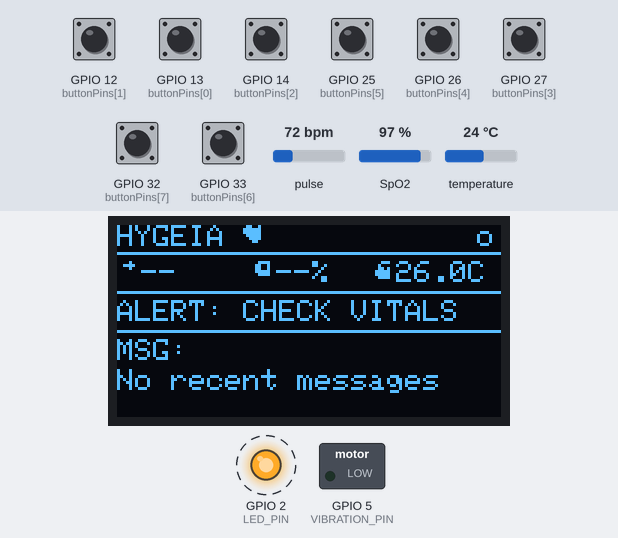
This sketch was run on a simulated ESP32. Shown: 128×64 one-colour display, switched loads named in the sketch (green lamp = pin HIGH), output pins drawn as LEDs (lit = HIGH). Dashed ring = blinking. The test bench sets the inputs (shaded band); at power-on: GPIO 12 (buttonPins[1]), GPIO 13 (buttonPins[0]), GPIO 14 (buttonPins[2]), GPIO 25 (buttonPins[5]), GPIO 26 (buttonPins[4]), GPIO 27 (buttonPins[3]), GPIO 32 (buttonPins[7]), GPIO 33 (buttonPins[6]) HIGH, temperature 24 °C, pulse 72 bpm, SpO2 97 %. WiFi joins after 1.5 s; servers stay silent unless stated; what the sketch prints to the serial monitor is not drawn.

Above: at 4.9 s.
5.0 s: temperature set to 32.3 °C
At 7.0 s:
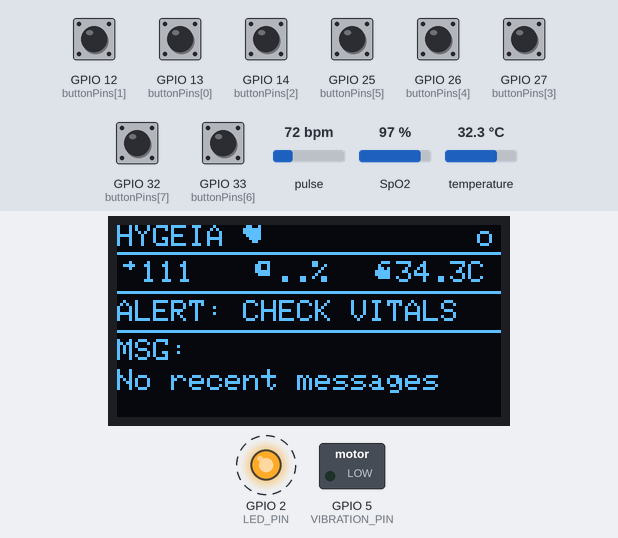
10.6 s: temperature set to 33.5 °C
At 12.6 s:
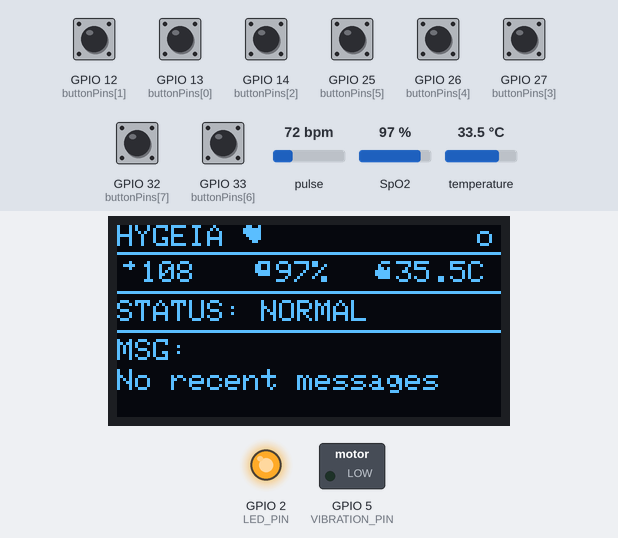
14.7 s: pulse set to 124 bpm
At 17.1 s:
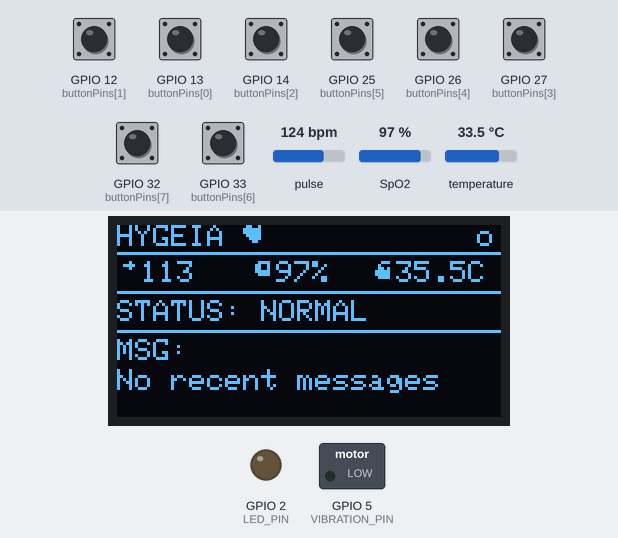
20.0 s: pulse set to 128 bpm
At 24.6 s:
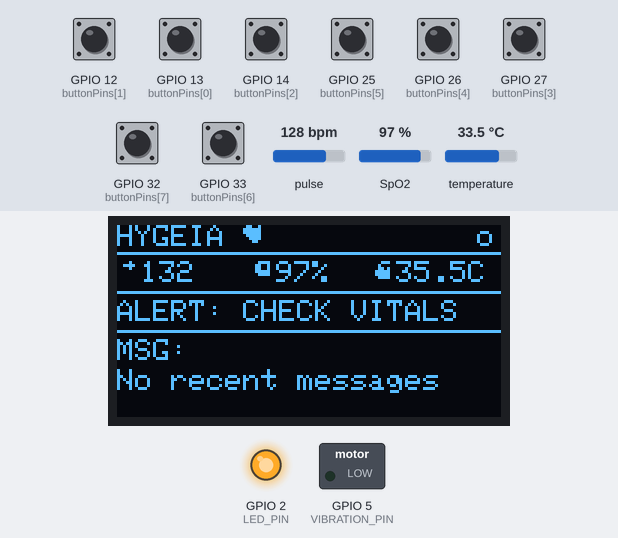
25.6 s: GPIO 12 (buttonPins[1]) pulled LOW for 0.15 s
At 28.7 s:
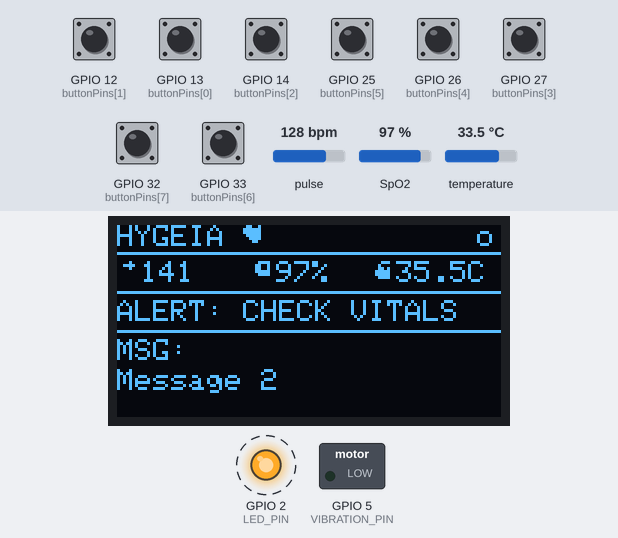
31.4 s: GPIO 13 (buttonPins[0]) pulled LOW for 0.15 s
At 34.2 s:
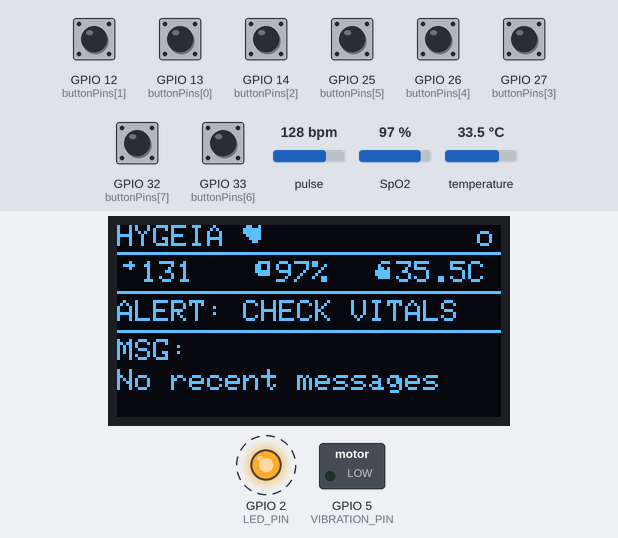
Timing chart, 0 to 36.9 s (numbered marks = the images above; inputs shaded):
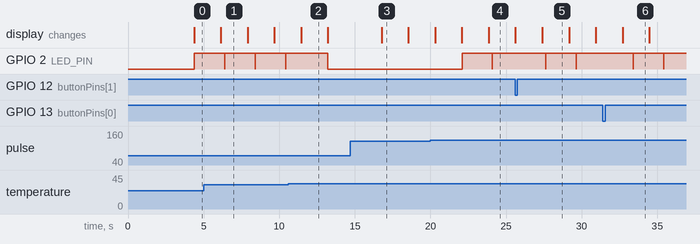

Measured:
- the behaviour switches between 32.9 and 33 °C on temperature (found by bisection; images 1 and 2)
- the behaviour switches between 126 and 127 bpm on pulse (found by bisection; images 3 and 4)
- after the input at 10.6 s, GPIO 2 (LED_PIN): goes on until 13.2 s, then stays LOW; the display: changes after 0.85 s (image 2)
- after the input at 14.7 s, the display: changes after 2.1 s (image 3)
- after the input at 25.6 s, the display: first differs from a run without the input after 1.8 s (image 5)
- after the input at 31.4 s, the display: changes after 1.3 s (image 6)
- by itself, GPIO 2 (LED_PIN): alternates HIGH for 2.0 s and LOW for 0.01 s

The sketch:

smartglove_v2_emergency_msg_.ino
```cpp
#include <WiFi.h>
#include <WebServer.h>
#include <esp_now.h>
#include <esp_wifi.h>
#include <Wire.h>
#include "MAX30105.h"
#include "heartRate.h"
#include "spo2_algorithm.h"
#include <OneWire.h>
#include <DallasTemperature.h>
#include <Adafruit_GFX.h>
#include <Adafruit_SH110X.h>
#include <WiFiClientSecure.h>
#include <UniversalTelegramBot.h>
#include <ArduinoJson.h>

#define VIBRATION_PIN 5
#define ONE_WIRE_BUS 4  // DS18B20 Data pin
#define REPORTING_PERIOD_MS 1000
#define LED_PIN 2  // LED to blink on button press

// OLED Display setup
#define i2c_Address 0x3c
#define SCREEN_WIDTH 128
#define SCREEN_HEIGHT 64
#define OLED_RESET -1
Adafruit_SH1106G display(SCREEN_WIDTH, SCREEN_HEIGHT, &Wire, OLED_RESET);

// MAX30102 Algorithm variables
MAX30105 particleSensor;
const byte RATE_SIZE = 8;  // Increased for better averaging
byte rates[RATE_SIZE];
byte rateSpot = 0;
long lastBeat = 0;
int32_t beatsPerMinute;
int8_t beatAvg;

// SpO2 buffer management
#define MAX_SPO2_SAMPLES 100
uint32_t irBuffer[MAX_SPO2_SAMPLES];
uint32_t redBuffer[MAX_SPO2_SAMPLES];
int32_t bufferLength;
int32_t spo2;
int8_t validSPO2;

// BPM-specific buffer for heart rate (separate for better detection)
#define MAX_HR_SAMPLES 100
uint32_t irHRBuffer[MAX_HR_SAMPLES];
uint16_t hrBufferIndex = 0;

// SpO2 averaging
const byte SPO2_AVG_SIZE = 4; // Average over last 4 valid readings
float spo2History[SPO2_AVG_SIZE];
byte spo2HistoryIndex = 0;

float BPM = 0, SpO2 = 0, temperatureC = 0.0;
uint32_t tsLastReport = 0;
bool sensorReady = false;
bool alertActive = false;

// Sensor value offsets
const float tempOffset = 2.0;
const int bpmOffset = 40;
const int spo2Offset = 10;

// Normal health range thresholds
const float TEMP_NORMAL_LOW = 35.0;
const float TEMP_NORMAL_HIGH = 38.0;
const int BPM_NORMAL_LOW = 60;
const int BPM_NORMAL_HIGH = 120;
const int SPO2_NORMAL_LOW = 95;

// Sample management
uint16_t spo2BufferIndex = 0;
bool spo2BufferFilled = false;
bool fingerDetected = false;
bool beatsDetected = false;  // New: Track if any beats found
unsigned long fingerPlaceTime = 0;  // For timeout

// Bitmap icons (unchanged)
const unsigned char heart_icon [] PROGMEM = {
  0x66, 0xFF, 0xFF, 0x7E, 0x3C, 0x18
};
const unsigned char pulse_icon [] PROGMEM = {
  0x08, 0x3E, 0x08, 0x00, 0x00, 0x00
};
const unsigned char temp_icon [] PROGMEM = {
  0x1C, 0x22, 0x37, 0x7F, 0x7F, 0x3E
};
const unsigned char lungs_icon [] PROGMEM = {
  0x3C, 0x66, 0x66, 0x7E, 0x3C, 0x00
};

// LED blink control
bool ledBlinking = false;
unsigned long ledBlinkStart = 0;
const unsigned long ledBlinkDuration = 2000;

// Web server
WebServer server(80);
const char* ssid = "Health Monitor";

// DS18B20 setup
OneWire oneWire(ONE_WIRE_BUS);
DallasTemperature sensors(&oneWire);

// Button pins and messages (unchanged)
const int buttonPins[8] = {13, 12, 14, 27, 26, 25, 33, 32};
bool lastButtonState[8] = {HIGH, HIGH, HIGH, HIGH, HIGH, HIGH, HIGH, HIGH};
unsigned long lastDebounceTime[8] = {0};
const unsigned long debounceDelay = 300;
String lastMessage = "No message yet";
const char* buttonMessages[8] = {
  "Message 1",
  "Message 2",
  "Message 3",
  "Message 4",
  "Message 5",
  "Message 6",
  "Message 7",
  "Message 8"
};

// --- Telegram & Wi-Fi Configuration ---
// Replace with your network credentials
const char* WIFI_SSID = "YOUR_WIFI_SSID";
const char* WIFI_PASSWORD = "YOUR_WIFI_PASSWORD";

// Replace with your Telegram Bot details
#define BOT_TOKEN "YOUR_TELEGRAM_BOT_TOKEN"
#define CHAT_ID "YOUR_TELEGRAM_CHAT_ID"
WiFiClientSecure client;
UniversalTelegramBot bot(BOT_TOKEN, client);

// ESP-NOW callback (unchanged)
void onReceive(const esp_now_recv_info_t *info, const uint8_t *incomingData, int len) {
  Serial.println("ESP-NOW Message Received.");
  if (len == 1 && incomingData[0] == 1) {
    digitalWrite(VIBRATION_PIN, HIGH);
    delay(10000);
    digitalWrite(VIBRATION_PIN, LOW);
  }
}

// HTML Page (updated with beats status)
String SendHTML(float BPM, float SpO2, float temperatureC_raw, String lastMessage, bool fingerDetected, bool beatsDetected) {
  float temperatureC = temperatureC_raw + tempOffset;
  bool bpmOK = (BPM + bpmOffset) >= BPM_NORMAL_LOW && (BPM + bpmOffset) <= BPM_NORMAL_HIGH;
  bool spo2OK = SpO2 >= SPO2_NORMAL_LOW;
  bool tempOK = temperatureC >= TEMP_NORMAL_LOW && temperatureC <= TEMP_NORMAL_HIGH;

  String outOfRange = "";
  if (!bpmOK && BPM > 0) outOfRange += "Heart Rate, ";
  if (!spo2OK && SpO2 > 0) outOfRange += "SpO₂, ";
  if (!tempOK) outOfRange += "Temperature, ";
  if (outOfRange.endsWith(", ")) outOfRange = outOfRange.substring(0, outOfRange.length() - 2);

  String html = R"rawliteral(
<!DOCTYPE html>
<html><head><meta charset="UTF-8"><title>Health Monitor</title>
<meta name="viewport" content="width=device-width, initial-scale=1.0"><meta http-equiv="refresh" content="3">
<style>body{font-family:Arial;background:#f0f0f0;margin:0;padding:20px;}.card{background:white;padding:20px;border-radius:8px;box-shadow:0 2px 4px rgba(0,0,0,0.1);max-width:400px;margin:0 auto;}
h1{color:#008080;margin-bottom:15px;text-align:center;}p{font-size:18px;margin:8px 0;}.alert{color:white;background:#e74c3c;padding:8px;border-radius:4px;margin-top:10px;font-weight:bold;}
.status{color:#27ae60;font-weight:bold;}meter{width:100%;height:20px;margin-bottom:15px;}</style></head><body>
<div class="card"><h1>Health Monitor</h1>)rawliteral";

  if (sensorReady) {
    String bpmStatus = fingerDetected ? (beatsDetected ? String((int)(BPM + bpmOffset)) : "No Beats") : "No Finger";
    html += "<p><b>Heart Rate:</b> " + bpmStatus + " BPM</p>";
    if (beatsDetected && BPM > 0) html += "<meter min='40' max='180' low='60' high='120' optimum='75' value='" + String((int)(BPM + bpmOffset)) + "'></meter>";

    String spo2Status = fingerDetected ? String((int)SpO2) : "No Finger";
    html += "<p><b>SpO₂:</b> " + spo2Status + " %</p>";
    if (SpO2 > 0) html += "<meter min='70' max='100' low='90' high='95' optimum='98' value='" + String((int)SpO2) + "'></meter>";
  } else {
    html += "<p style='color:red;'>MAX30102 Not Detected</p>";
  }

  html += "<p><b>Temperature:</b> " + String(temperatureC, 1) + " °C</p><meter min='30' max='45' low='35' high='38' optimum='36.5' value='" + String(temperatureC, 1) + "'></meter>";

  if (outOfRange.length() > 0) {
    html += "<div class='alert'>⚠️ Alert: " + outOfRange + " out of range!</div>";
  } else if (sensorReady && BPM > 0 && SpO2 > 0) {
    html += "<p class='status'>✓ All readings normal</p>";
  }

  html += "<p><b>Last Message:</b> " + lastMessage + "</p><p><small>Auto-refresh every 3 seconds</small></p></div></body></html>";
  return html;
}

void updateDisplay() {
  display.clearDisplay();
  display.setTextColor(SH110X_WHITE);

  display.setCursor(0, 0); display.setTextSize(1); display.print("HYGEIA");
  display.drawBitmap(42, 0, heart_icon, 6, 6, SH110X_WHITE);
  display.setCursor(120, 0);
  display.print(WiFi.softAPgetStationNum() > 0 ? "*" : "o");

  display.drawFastHLine(0, 9, SCREEN_WIDTH, SH110X_WHITE);
  bool bpmOK = ((BPM + bpmOffset) >= BPM_NORMAL_LOW && (BPM + bpmOffset) <= BPM_NORMAL_HIGH) || BPM == 0;
  bool spo2OK = (SpO2 >= SPO2_NORMAL_LOW) || SpO2 == 0;
  float adjTemp = temperatureC + tempOffset;
  bool tempOK = adjTemp >= TEMP_NORMAL_LOW && adjTemp <= TEMP_NORMAL_HIGH;

  // Vitals row
  display.setCursor(0, 12); display.drawBitmap(0, 12, pulse_icon, 6, 6, SH110X_WHITE);
  display.setCursor(8, 12);
  if (sensorReady && BPM > 0) {
    display.print(String((int)(BPM + bpmOffset)));
  } else if (fingerDetected && beatsDetected) {
    display.print("..");
  } else if (fingerDetected) {
    display.print("NO BEAT");
  } else {
    display.print("--");
  }

  display.setCursor(45, 12); display.drawBitmap(45, 12, lungs_icon, 6, 6, SH110X_WHITE);
  display.setCursor(53, 12);
  if (sensorReady && SpO2 > 0) {
    display.print(String((int)SpO2) + "%");
  } else {
    display.print(fingerDetected ? "..%" : "--%");
  }

  display.setCursor(85, 12); display.drawBitmap(85, 12, temp_icon, 6, 6, SH110X_WHITE);
  display.setCursor(93, 12); display.print(String(adjTemp, 1) + "C");

  display.drawFastHLine(0, 22, SCREEN_WIDTH, SH110X_WHITE);

  display.setCursor(0, 25);
  if ((!bpmOK && BPM > 0) || (!spo2OK && SpO2 > 0) || !tempOK) {
    display.print("ALERT: CHECK VITALS");
  } else if (sensorReady && BPM > 0 && SpO2 > 0) {
    display.print("STATUS: NORMAL");
  } else if (fingerDetected && !beatsDetected && (millis() - fingerPlaceTime > 10000)) {
    display.print("NO BEATS DETECTED");
  } else if (fingerDetected) {
    display.print("CALCULATING...");
  } else {
    display.print("PLACE FINGER");
  }

  display.drawFastHLine(0, 35, SCREEN_WIDTH, SH110X_WHITE);

  display.setCursor(0, 38); display.print("MSG:"); display.setCursor(0, 48);
  String shortMsg = lastMessage.length() > 21 ? lastMessage.substring(0, 18) + "..." : lastMessage;
  display.print(lastMessage == "No message yet" ? "No recent messages" : shortMsg);

  display.display();
}

void showSplashScreen() {
  display.clearDisplay(); display.setTextColor(SH110X_WHITE);
  display.setCursor(20, 10); display.setTextSize(2); display.print("HYGEIA");
  display.setCursor(10, 30); display.setTextSize(1); display.print("Health Monitor");
  display.setCursor(25, 45); display.print("Starting...");
  display.display(); delay(2000);
}

void checkButtons() {
  for (int i = 0; i < 8; i++) {
    bool currentState = digitalRead(buttonPins[i]);
    if (currentState == LOW && lastButtonState[i] == HIGH && (millis() - lastDebounceTime[i] > debounceDelay)) {
      lastDebounceTime[i] = millis();
      lastMessage = buttonMessages[i];
      Serial.print("Button "); Serial.print(i + 1); Serial.print(": "); Serial.println(lastMessage);
      digitalWrite(LED_PIN, HIGH); ledBlinking = true; ledBlinkStart = millis();
    }
    lastButtonState[i] = currentState;
  }
}

void sendTelegramMessage(String message) {
  if (WiFi.status() == WL_CONNECTED) {
    if (bot.sendMessage(CHAT_ID, message, "")) {
      Serial.println("Telegram message sent!");
    } else {
      Serial.println("Failed to send Telegram message.");
    }
  } else {
    Serial.println("WiFi not connected. Cannot send Telegram message.");
  }
}

void handle_OnConnect() {
  server.send(200, "text/html", SendHTML(BPM, SpO2, temperatureC, lastMessage, fingerDetected, beatsDetected));
}

void handle_NotFound() {
  server.send(404, "text/plain", "Not found");
}

// Enhanced sensor reading: Separate BPM and SpO2 paths
void readSensorData() {
  if (!sensorReady) return;

  particleSensor.check();  // Poll for new data

  if (!particleSensor.available()) return;

  uint32_t irValue = particleSensor.getFIFOIR();
  uint32_t redValue = particleSensor.getFIFORed();
  particleSensor.nextSample();

  Serial.print("IR: "); Serial.print(irValue); Serial.print(" | Red: "); Serial.println(redValue);

  // Finger detection
  fingerDetected = (irValue > 50000);
  if (fingerDetected && fingerPlaceTime == 0) fingerPlaceTime = millis();

  if (!fingerDetected) {
    BPM = 0; SpO2 = 0; beatsDetected = false;
    spo2BufferIndex = 0; spo2BufferFilled = false; hrBufferIndex = 0;
    fingerPlaceTime = 0;
    return;
  }

  // SpO2 buffer (unchanged, working for you)
  irBuffer[spo2BufferIndex] = irValue;
  redBuffer[spo2BufferIndex] = redValue;
  spo2BufferIndex = (spo2BufferIndex + 1) % MAX_SPO2_SAMPLES;
  if (spo2BufferIndex == 0) spo2BufferFilled = true;

  if (spo2BufferFilled) {
    bufferLength = MAX_SPO2_SAMPLES;
    maxim_heart_rate_and_oxygen_saturation(irBuffer, bufferLength, redBuffer, &spo2, &validSPO2, &beatsPerMinute, &beatAvg);
    if (validSPO2 > 0 && spo2 > 70 && spo2 < 101) {
      float currentSpo2 = spo2;

      // Apply the offset adjustment for any reading below the normal threshold
      if (currentSpo2 < SPO2_NORMAL_LOW) { // SPO2_NORMAL_LOW is 95
        currentSpo2 += spo2Offset;
      }

      // Cap the value at 100% to prevent unrealistic readings
      if (currentSpo2 > 100) {
        currentSpo2 = 100;
      }

      // Add to history for averaging
      spo2History[spo2HistoryIndex] = currentSpo2;
      spo2HistoryIndex = (spo2HistoryIndex + 1) % SPO2_AVG_SIZE;

      Serial.print("Valid Raw SpO2: "); Serial.println(currentSpo2);
    }
  }

  // Separate BPM detection (improved: dedicated buffer, noise filter)
  // Simple DC removal (subtract average from recent samples)
  uint32_t avgIR = 0;
  for (int i = 0; i < 4; i++) {  // Rolling average of last 4
    int idx = (hrBufferIndex - i + MAX_HR_SAMPLES) % MAX_HR_SAMPLES;
    avgIR += irHRBuffer[idx];
  }
  avgIR /= 4;
  uint32_t dcRemovedIR = irValue > avgIR ? irValue - avgIR : avgIR - irValue;  // Abs diff

  irHRBuffer[hrBufferIndex] = dcRemovedIR;  // Store filtered
  hrBufferIndex = (hrBufferIndex + 1) % MAX_HR_SAMPLES;

  // Check for beat on filtered signal
  if (checkForBeat(dcRemovedIR) == true) {
    long delta = millis() - lastBeat;
    lastBeat = millis();

    // Filter short deltas (noise)
    if (delta > 250) {  // Min 240ms (~240 BPM max, but realistic filter)
      beatsPerMinute = 60 / (delta / 1000.0);
      if (beatsPerMinute < 255 && beatsPerMinute > 20) {
        rates[rateSpot++] = (byte)beatsPerMinute;
        rateSpot %= RATE_SIZE;
        long total = 0;
        for (byte i = 0; i < RATE_SIZE; i++) total += rates[i];
        BPM = total / RATE_SIZE;
        beatsDetected = true;
        Serial.print("Beat detected! Delta: "); Serial.print(delta); Serial.print("ms | Avg BPM: "); Serial.println(BPM);
      }
    } else {
      Serial.print("Noise beat filtered (delta: "); Serial.print(delta); Serial.println("ms)");
    }
  }

  // Calculate average SpO2 from history
  float totalSpo2 = 0;
  int validSamples = 0;
  for (byte i = 0; i < SPO2_AVG_SIZE; i++) {
    if (spo2History[i] > 0) { totalSpo2 += spo2History[i]; validSamples++; }
  }
  if (validSamples > 0) SpO2 = totalSpo2 / validSamples;
}

void setup() {
  Serial.begin(115200);
  pinMode(VIBRATION_PIN, OUTPUT); digitalWrite(VIBRATION_PIN, LOW);
  pinMode(LED_PIN, OUTPUT); digitalWrite(LED_PIN, LOW);

  Wire.begin();  // SDA=21, SCL=22
  sensors.begin();

  // Initialize OLED
  if (!display.begin(i2c_Address, true)) {
    Serial.println(F("SH1106 allocation failed"));
    for (;;);
  }
  showSplashScreen();

  // MAX30102 Init (slower rate for better BPM peaks)
  Serial.println("Initializing MAX30102...");
  if (!particleSensor.begin(Wire, I2C_SPEED_FAST)) {
    Serial.println("MAX30102 not found. Check wiring!");
    sensorReady = false;
  } else {
    Serial.println("MAX30102 found!");
    sensorReady = true;

    // Settings for clearer signal (lower rate)
    byte ledBrightness = 60;
    byte sampleAverage = 4;
    byte ledMode = 2;
    int sampleRate = 100;  // Slower for BPM accuracy
    int pulseWidth = 411;
    int adcRange = 4096;

    particleSensor.setup(ledBrightness, sampleAverage, ledMode, sampleRate, pulseWidth, adcRange);
    Serial.println("MAX30102 configured (100Hz). Press finger firmly & stay still!");

    // Init buffers
    for (int i = 0; i < MAX_SPO2_SAMPLES; i++) {
      irBuffer[i] = 0; redBuffer[i] = 0;
    }
    for (int i = 0; i < MAX_HR_SAMPLES; i++) {
      irHRBuffer[i] = 50000;  // Init to mid-range for DC removal
    }
    for (int i = 0; i < RATE_SIZE; i++) rates[i] = 72;  // Init to resting avg
    for (int i = 0; i < SPO2_AVG_SIZE; i++) spo2History[i] = 0; // Init SpO2 history
  }

  // Buttons
  for (int i = 0; i < 8; i++) pinMode(buttonPins[i], INPUT_PULLUP);

  // Connect to Wi-Fi for internet access
  WiFi.mode(WIFI_AP_STA); // Set mode to both Access Point and Station
  WiFi.begin(WIFI_SSID, WIFI_PASSWORD);
  Serial.print("Connecting to WiFi...");
  while (WiFi.status() != WL_CONNECTED) {
    delay(500);
    Serial.print(".");
  }
  Serial.println("\nWiFi connected.");
  WiFi.softAP(ssid); // Start the local Access Point
  Serial.print("AP IP: "); Serial.println(WiFi.softAPIP());

  server.on("/", handle_OnConnect); server.onNotFound(handle_NotFound); server.begin();

  // MAC and ESP-NOW (unchanged)
  uint8_t mac[6]; esp_wifi_get_mac(WIFI_IF_AP, mac);
  Serial.print("Receiver MAC: ");
  for (int i = 0; i < 6; i++) { if (mac[i] < 16) Serial.print("0"); Serial.print(mac[i], HEX); if (i < 5) Serial.print(":"); }
  Serial.println();

  if (esp_now_init() != ESP_OK) { Serial.println("ESP-NOW INIT FAILED"); while (true) delay(1000); }
  esp_now_register_recv_cb(onReceive);

  Serial.println("Setup complete. Monitor Serial for beats.");
}

void loop() {
  server.handleClient();

  readSensorData();

  // Check if the emergency message button was pressed
  if (lastMessage == "Message 1") {
    sendTelegramMessage("EMERGENCY: Patient requires immediate assistance! Please check on them.");
    lastMessage = "No message yet"; // Reset the message to prevent sending it repeatedly
  }

  if (millis() - tsLastReport > REPORTING_PERIOD_MS) {
    sensors.requestTemperatures();
    temperatureC = sensors.getTempCByIndex(0);

    float adjTemp = temperatureC + tempOffset;
    bool bpmOK = ((BPM + bpmOffset) >= BPM_NORMAL_LOW && (BPM + bpmOffset) <= BPM_NORMAL_HIGH) || BPM == 0;
    bool spo2OK = (SpO2 >= SPO2_NORMAL_LOW) || SpO2 == 0;
    bool tempOK = adjTemp >= TEMP_NORMAL_LOW && adjTemp <= TEMP_NORMAL_HIGH;

    tsLastReport = millis();
    alertActive = !((bpmOK || BPM == 0) && (spo2OK || SpO2 == 0) && tempOK);

    // Reset beats if no finger for 5s
    if (!fingerDetected && fingerPlaceTime > 0 && (millis() - fingerPlaceTime > 5000)) {
      beatsDetected = false;
    }

    updateDisplay();

    // Debug Serial every 3s
    static unsigned long lastSerialUpdate = 0;
    if (millis() - lastSerialUpdate > 3000) {
      Serial.println("=== HYGEIA DEBUG ===");
      Serial.print("Finger: "); Serial.print(fingerDetected ? "YES" : "NO");
      Serial.print(" | Beats: "); Serial.print(beatsDetected ? "YES" : "NO");
      Serial.print(" | BPM: "); if (!bpmOK && BPM > 0) Serial.print("[!] "); Serial.print(sensorReady ? String((int)(BPM + bpmOffset)) : "N/A");
      Serial.print(" | SpO2: "); if (!spo2OK && SpO2 > 0) Serial.print("[!] "); Serial.print(sensorReady ? String((int)SpO2) + "%" : "N/A");
      Serial.print(" | Temp: "); if (!tempOK) Serial.print("[!] "); Serial.println(String(adjTemp, 1) + "°C");
      if (alertActive) Serial.println("*** ALERT: Parameters out of range! ***");
      Serial.println("====================");
      lastSerialUpdate = millis();
    }
  }

  checkButtons();

  if (alertActive && !ledBlinking) {
    digitalWrite(LED_PIN, HIGH); ledBlinking = true; ledBlinkStart = millis();
  }
  if (ledBlinking && millis() - ledBlinkStart >= ledBlinkDuration) {
    digitalWrite(LED_PIN, LOW); ledBlinking = false;
  }

  delay(10);  // Faster loop for beat detection
}
```
